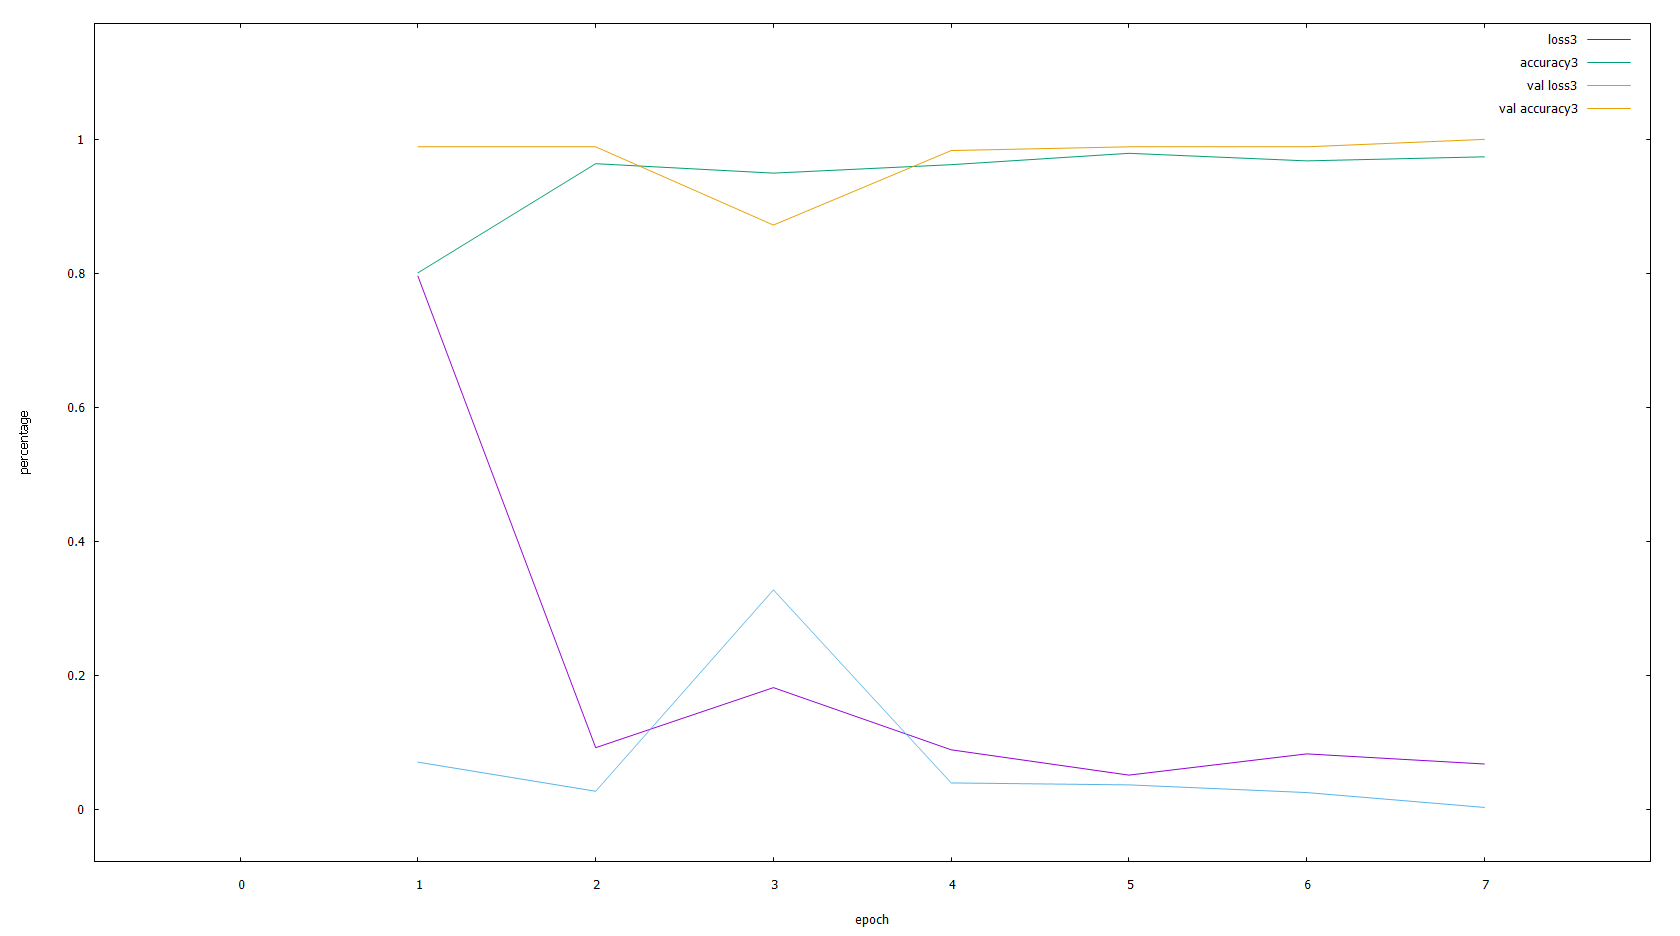

This figure's gnuplot source:
set style data lines
set xrange [0:7]
set yrange [0:1.0]
set xlabel "epoch"
set ylabel "percentage"
plot 'model3.txt' using 1:2 title "loss3",\
'model3.txt' using 1:3 title "accuracy3",\
'model3.txt' using 1:4 title "val loss3",\
'model3.txt' using 1:5 title "val accuracy3"
